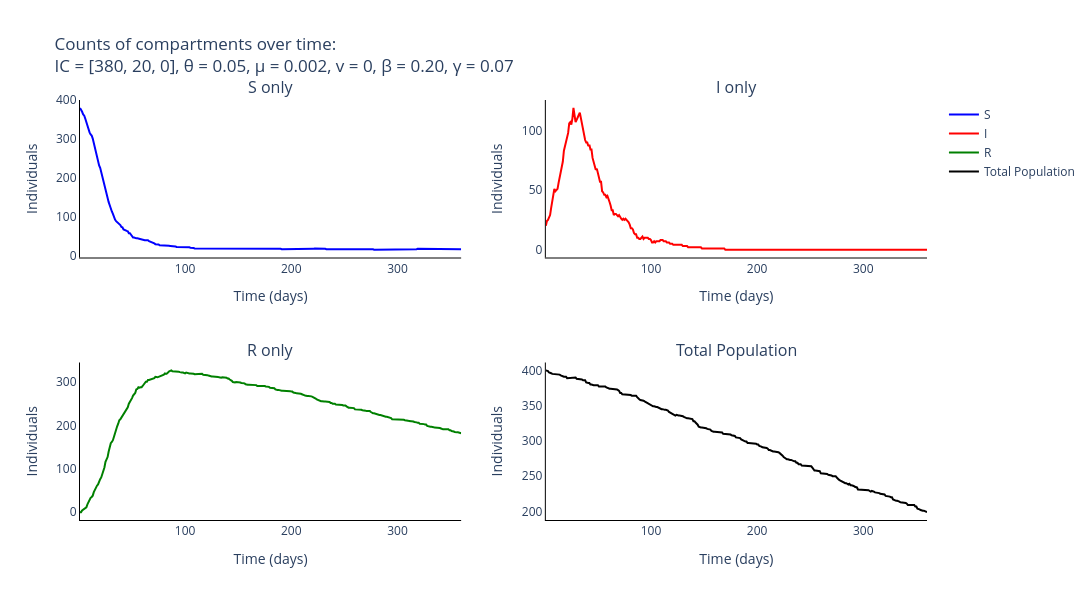

The code cell stored with this chart in its notebook:
### Markdown cell above
### Plot output of Gillespie for the different compartments

### Code cell
# Trace names - represent the type of individuals for the simulation
trace_name = ['{}'.format(s) for s in compartments]

# Names of panels
panels = ['{} only'.format(s) for s in compartments] + ['Total Population']

fig = go.Figure()
fig = make_subplots(rows=int(np.ceil(len(panels)/2)), cols=2, subplot_titles=tuple('{}'.format(p) for p in panels))

# Add traces to the separate counts panels
for s, spec in enumerate(compartments):
    fig.add_trace(
        go.Scatter(
            y=np.mean(output_algorithm[:, :, s], axis=0).tolist(),
            x=times,
            mode='lines',
            name=trace_name[s],
            line_color=colours[s]
        ),
        row= int(np.floor(s / 2)) + 1,
        col= s % 2 + 1
    )

fig.add_trace(
    go.Scatter(
        y=np.mean(np.sum(output_algorithm, axis=2), axis=0).tolist(),
        x=times,
        mode='lines',
        name='Total Population',
        line_color='black'
    ),
    row= 2,
    col= 2
)

# Add axis labels
fig.update_layout(
    title='Counts of compartments over time:<br>IC = {}, θ = {}, μ = {}, v = {}, β = {:.2f}, γ = {:.2f}'.format(parameters[0:3], parameters[3], parameters[4], parameters[5], parameters[6], parameters[7]),
    width=1100, 
    height=600,
    plot_bgcolor='white',
    xaxis=dict(
        linecolor='black',
        title = 'Time (days)'
        ),
    yaxis=dict(
        linecolor='black',
        title = 'Individuals'),
    xaxis2=dict(
        linecolor='black',
        title = 'Time (days)'
        ),
    yaxis2=dict(
        linecolor='black',
        title = 'Individuals'),
    xaxis3=dict(
        linecolor='black',
        title = 'Time (days)'
        ),
    yaxis3=dict(
        linecolor='black',
        title = 'Individuals'),
    xaxis4=dict(
        linecolor='black',
        title = 'Time (days)'
        ),
    yaxis4=dict(
        linecolor='black',
        title = 'Individuals')
    #legend=dict(
    #    orientation="h",
    #    yanchor="bottom",
    #    y=1.02,
    #    xanchor="right",
    #    x=1
    #)
    )

fig.write_image('images/SIR-gillespie.pdf')
fig.show()

### Figure 1 — Plotly figure (JSON) as saved in the notebook; plotly's stock layout.template omitted (floating-point values rounded to 4 significant figures; data arrays with more than 128 entries replaced by an {"elided": "..."} marker saying what was removed)
{"data": [{"line": {"color": "blue"}, "mode": "lines", "name": "S", "type": "scatter", "x": {"elided": "360 int values"}, "xaxis": "x", "y": {"elided": "360 int values"}, "yaxis": "y"}, {"line": {"color": "red"}, "mode": "lines", "name": "I", "type": "scatter", "x": {"elided": "360 int values"}, "xaxis": "x2", "y": {"elided": "360 int values"}, "yaxis": "y2"}, {"line": {"color": "green"}, "mode": "lines", "name": "R", "type": "scatter", "x": {"elided": "360 int values"}, "xaxis": "x3", "y": {"elided": "360 int values"}, "yaxis": "y3"}, {"line": {"color": "black"}, "mode": "lines", "name": "Total Population", "type": "scatter", "x": {"elided": "360 int values"}, "xaxis": "x4", "y": {"elided": "360 int values"}, "yaxis": "y4"}], "layout": {"annotations": [{"font": {"size": 16}, "showarrow": false, "text": "S only", "x": 0.225, "xanchor": "center", "xref": "paper", "y": 1, "yanchor": "bottom", "yref": "paper"}, {"font": {"size": 16}, "showarrow": false, "text": "I only", "x": 0.775, "xanchor": "center", "xref": "paper", "y": 1, "yanchor": "bottom", "yref": "paper"}, {"font": {"size": 16}, "showarrow": false, "text": "R only", "x": 0.225, "xanchor": "center", "xref": "paper", "y": 0.375, "yanchor": "bottom", "yref": "paper"}, {"font": {"size": 16}, "showarrow": false, "text": "Total Population", "x": 0.775, "xanchor": "center", "xref": "paper", "y": 0.375, "yanchor": "bottom", "yref": "paper"}], "height": 600, "plot_bgcolor": "white", "title": {"text": "Counts of compartments over time:<br>IC = [380, 20, 0], θ = 0.05, μ = 0.002, v = 0, β = 0.20, γ = 0.07"}, "width": 1100, "xaxis": {"anchor": "y", "domain": [0, 0.45], "linecolor": "black", "title": {"text": "Time (days)"}}, "xaxis2": {"anchor": "y2", "domain": [0.55, 1], "linecolor": "black", "title": {"text": "Time (days)"}}, "xaxis3": {"anchor": "y3", "domain": [0, 0.45], "linecolor": "black", "title": {"text": "Time (days)"}}, "xaxis4": {"anchor": "y4", "domain": [0.55, 1], "linecolor": "black", "title": {"text": "Time (days)"}}, "yaxis": {"anchor": "x", "domain": [0.625, 1], "linecolor": "black", "title": {"text": "Individuals"}}, "yaxis2": {"anchor": "x2", "domain": [0.625, 1], "linecolor": "black", "title": {"text": "Individuals"}}, "yaxis3": {"anchor": "x3", "domain": [0, 0.375], "linecolor": "black", "title": {"text": "Individuals"}}, "yaxis4": {"anchor": "x4", "domain": [0, 0.375], "linecolor": "black", "title": {"text": "Individuals"}}}}
